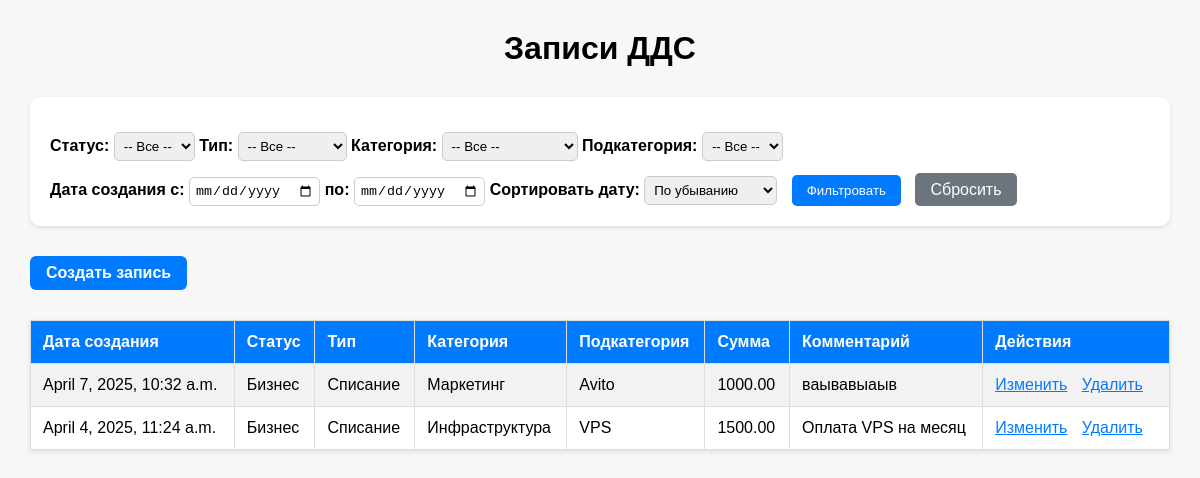
The app's page /, older data.
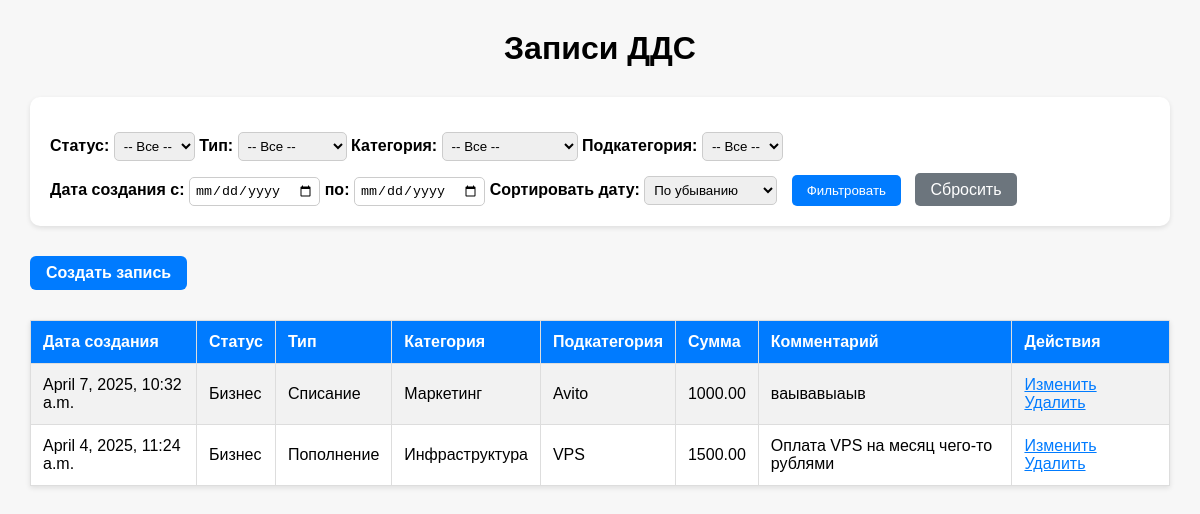
The same page, newer data.
### DDSApp/models.py (models this page shows, shortened)
class DDSRecord(models.Model):
    created_at = models.DateTimeField(auto_now_add=True)
    status = models.ForeignKey(Status, on_delete=models.PROTECT)
    type = models.ForeignKey(Type, on_delete=models.PROTECT)
    category = models.ForeignKey(Category, on_delete=models.PROTECT)
    subcategory = models.ForeignKey(Subcategory, on_delete=models.PROTECT)
    amount = models.DecimalField(max_digits=10, decimal_places=2)
    comment = models.TextField(blank=True, null=True)
    class Meta:
        db_table = 'DDSRecord'

class Type(models.Model):
    name = models.CharField(max_length=50, unique=True)
    def __str__(self):
        return self.name
    class Meta:
        db_table = 'Type'

class Status(models.Model):
    name = models.CharField(max_length=50, unique=True)
    def __str__(self):
        return self.name
    class Meta:
        db_table = 'Status'

class Category(models.Model):
    name = models.CharField(max_length=100, unique=True)
    type = models.ForeignKey(Type, on_delete=models.PROTECT, related_name='categories')
    class Meta:
        db_table = 'Category'

class Subcategory(models.Model):
    name = models.CharField(max_length=100)
    category = models.ForeignKey(Category, on_delete=models.CASCADE, related_name='subcategories')
    class Meta:
        db_table = 'Subcategory'

### DDSApp/views.py (the view)
# urls.py: path('', views.record_list, name='record_list'),
def record_list(request):
    records = DDSRecord.objects.all().order_by('-created_at')
    categories = Category.objects.all()
    subcategories = Subcategory.objects.all()
    types = Type.objects.all()
    statuses = Status.objects.all()
    type_id = request.GET.get('type')
    category_id = request.GET.get('category')
    subcategory_id = request.GET.get('subcategory')
    status_id = request.GET.get('status')
    start_date = request.GET.get('start_date')
    end_date = request.GET.get('end_date')
    sort_order = request.GET.get('sort', 'desc')
    if type_id:
        records = records.filter(type_id=type_id)
    if category_id:
        records = records.filter(category_id=category_id)
    if subcategory_id:
        records = records.filter(subcategory_id=subcategory_id)
    if status_id:
        records = records.filter(status_id=status_id)
    if start_date:
        records = records.filter(created_at__gte=parse_date(start_date))
    if end_date:
        records = records.filter(created_at__lte=parse_date(end_date))
    if sort_order == 'asc':
        records = records.order_by('created_at')
    else:
        records = records.order_by('-created_at')
    context = {
        'records': records,
        'types': types,
        'categories': categories,
        'subcategories': subcategories,
        'statuses': statuses,
        'selected_type': type_id,
        'selected_category': category_id,
        'selected_subcategory': subcategory_id,
        'selected_status': status_id,
        'start_date': start_date,
        'end_date': end_date,
        'sort_order': sort_order,
    }
    return render(request, 'record_list.html', context)

### DDSApp/Templates/record_list.html (shortened to what this page needs)
{% load static %}
<head>
    <link rel="stylesheet" href="{% static 'css/record_list.css' %}">
</head>
<body>
    <h1>Записи ДДС</h1>
    <form method="get">
        <label>Статус:</label>
        <select name="status">
            <option value="">-- Все --</option>
        </select>
        <label>Тип:</label>
        <select name="type" id="type-select">
            <option value="">-- Все --</option>
        </select>
        <label>Категория:</label>
        <select name="category" id="category-select">
            <option value="">-- Все --</option>
        </select>
        <label>Подкатегория:</label>
        <select name="subcategory" id="subcategory-select">
            <option value="">-- Все --</option>
        </select>
        <br>
        <label>Дата создания с:</label>
        <input type="date" name="start_date" value="{{ start_date }}">
        <label>по:</label>
        <input type="date" name="end_date" value="{{ end_date }}">
        <label>Сортировать дату:</label>
        <select name="sort">
            <option value="desc" {% if sort_order == 'desc' %}selected{% endif %}>По убыванию</option>
        </select>
        <button type="submit">Фильтровать</button>
        <a href="{% url 'record_list' %}">Сбросить</a>
    </form>
    <div class="record-actions">
        <a href="{% url 'record_create' %}" class="create-button">Создать запись</a>
    </div>
    <table border="1">
        <tr>
            <th>Дата создания</th>
            <th>Статус</th>
            <th>Тип</th>
            <th>Категория</th>
            <th>Подкатегория</th>
            <th>Сумма</th>
            <th>Комментарий</th>
            <th>Действия</th>
        </tr>
        {% for record in records %}
            <tr>
                <td>{{ record.created_at }}</td>
                <td>{{ record.status }}</td>
                <td>{{ record.type }}</td>
                <td>{{ record.category.name }}</td>
                <td>{{ record.subcategory.name }}</td>
                <td>{{ record.amount }}</td>
                <td>{{ record.comment }}</td>
                <td>
                    <a href="{% url 'record_edit' record.pk %}">Изменить</a>
                    <a href="{% url 'record_delete' record.pk %}">Удалить</a>
                </td>
            </tr>
        {% empty %}
            <tr><td colspan="7">Нет записей</td></tr>
        {% endfor %}
    </table>
</body>

Row changes from the older to the newer data that the page shows:
changed DDSRecord "Инфраструктура": type "Списание" → "Пополнение"; comment "Оплата VPS на месяц" → "Оплата VPS на месяц чего-то рублями"
